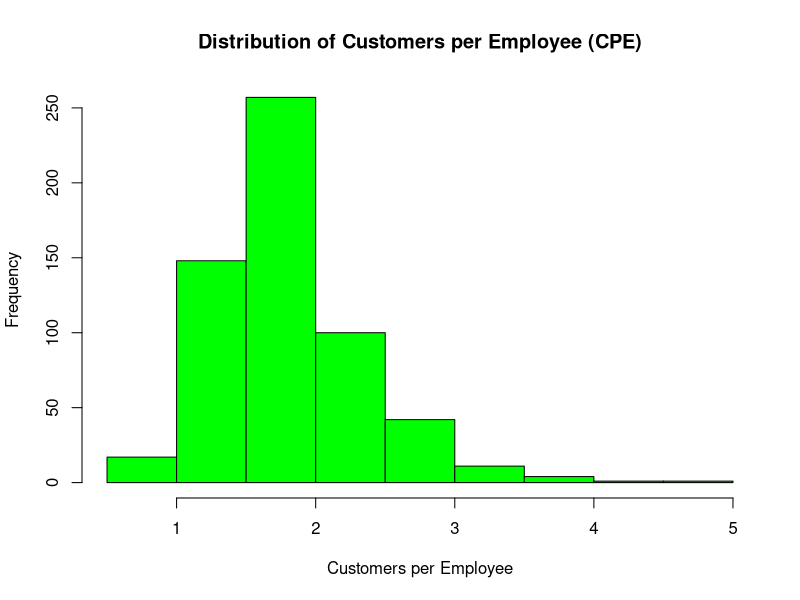
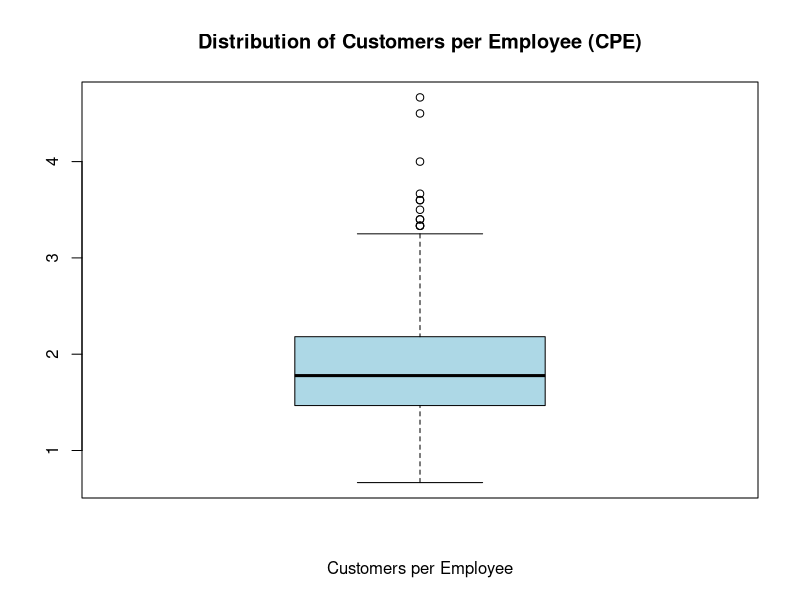
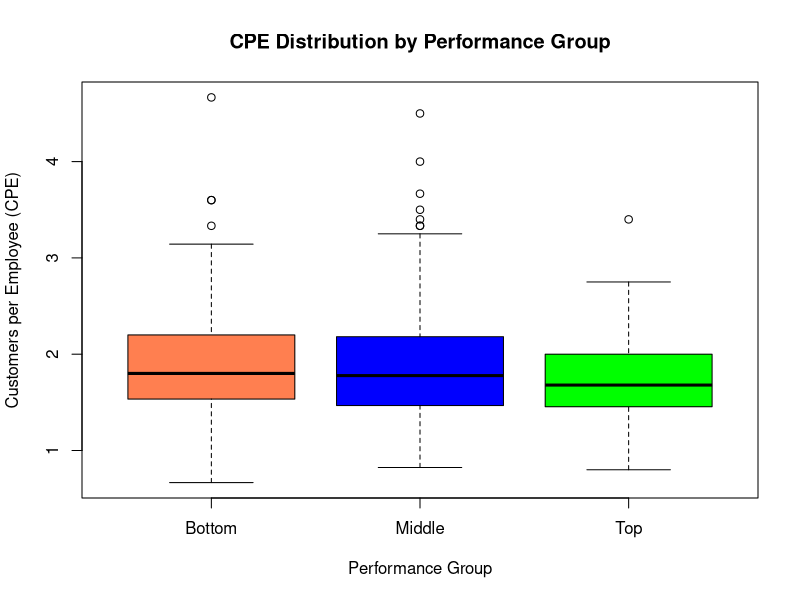
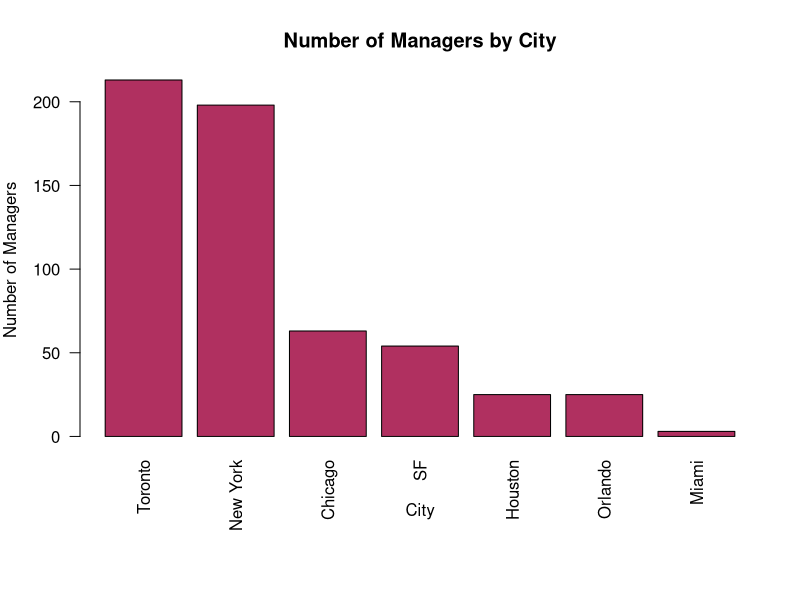
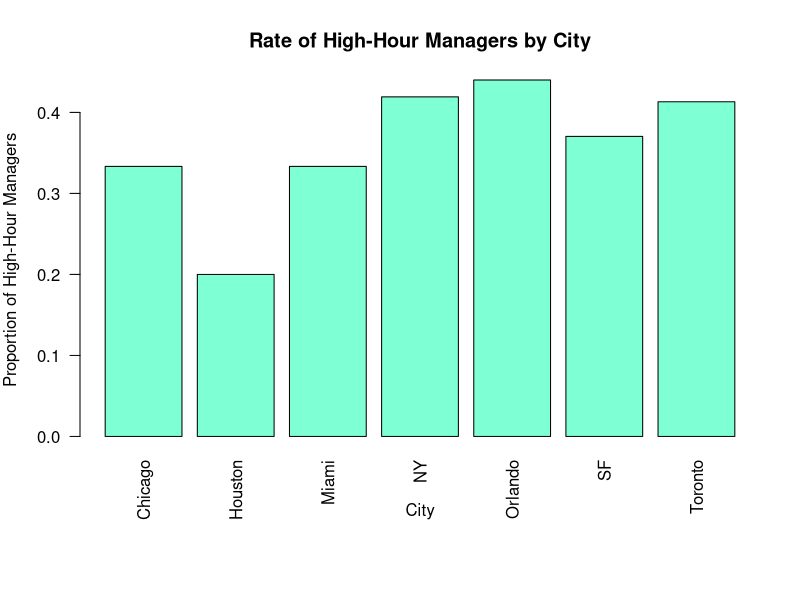
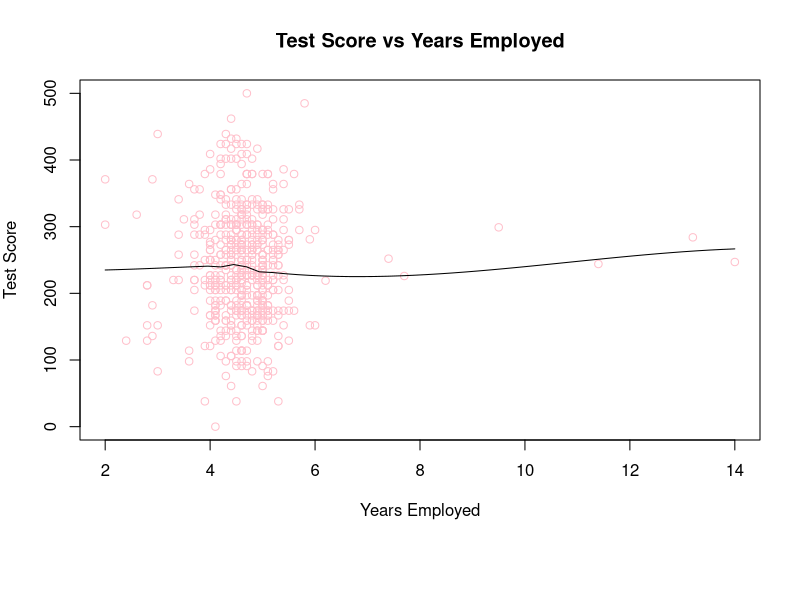
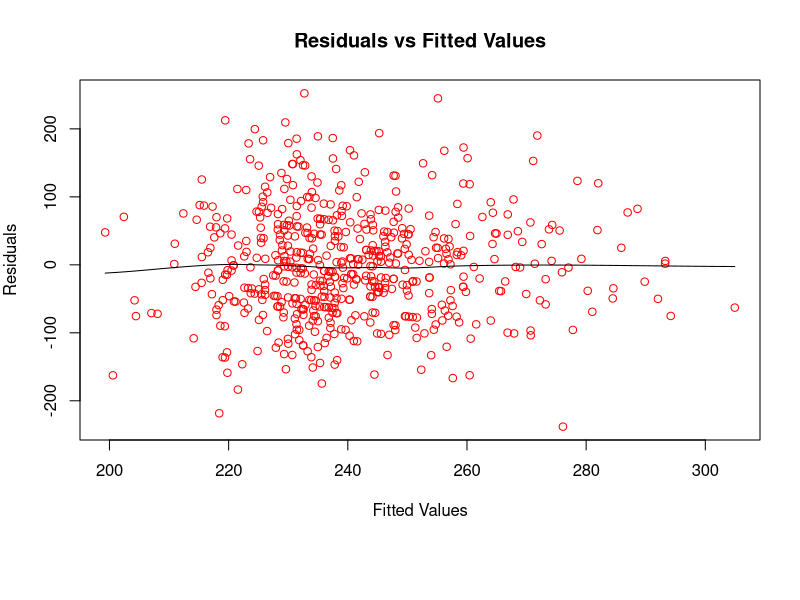
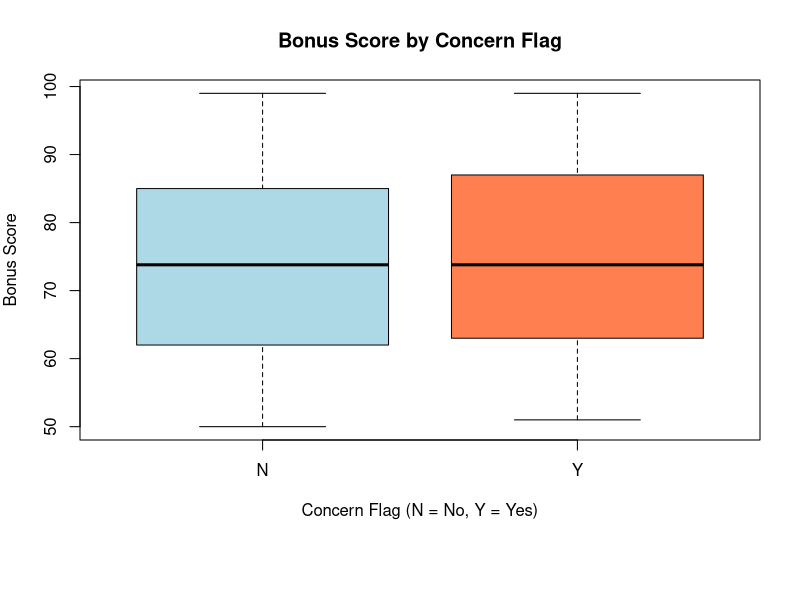

Here is the R script that generated these plots, in order:
#RStudios Script: Yodhvir Hyare, Ritu Sidhu, Sharif Lodin, and Ayush Jain
# Load datasets
managers <- read.csv("managers.csv")
managers_append <- read.csv("managers_append.csv")
manager_bonus_1 <- read.csv("manager_bonus-1.csv")
#1 - Data Preparation

#a. - The dataset is missing information from 10 managers. Append the data in “managers_append.csv” into the main dataset “managers.csv".
managers_new_appended <- rbind(managers,managers_append)
print(managers_new_appended)

#b. - Information about manager bonuses was found for most employees. Merge the file “manager_bonus.csv” into the appended dataset. Keep all the employees from the main dataset.
managers_new_merged <- merge(managers_new_appended,
                             manager_bonus_1,
                             by="employee_id",
                             all.x=TRUE)
print(managers_new_merged)

#2 - Summarize Key Manager Characteristics

#a. - Compute the descriptive statistics of two numerical variables (mean, median, minimum, maximum) and two categorical variables (proportion).

#Numerical Variables (1)
mean(managers_new_merged$yrs_employed)
median(managers_new_merged$yrs_employed)
min(managers_new_merged$yrs_employed)
max(managers_new_merged$yrs_employed)

#Numerical Variables (2)
mean(managers_new_merged$test_score)
median(managers_new_merged$test_score)
min(managers_new_merged$test_score)
max(managers_new_merged$test_score)

#Categorical Variables (Proportion) (1)
proportion_1 <- table(managers_new_merged$performance_group)
prop_1 <- proportion_1/sum(proportion_1)
print(prop_1)

#Categorical Variables (Proportion) (2)
proportion_2 <- table(managers_new_merged$city)
prop_2 <- proportion_2/sum(proportion_2)
print(prop_2)

#b. - What do these summaries suggest about the managers? Interpretation must tie to HR action (hiring, training, staffing).

#Numerical Variables (1) - These summaries suggest that most managers have at least 4 years or more of managing experience (according to the median value).

#Numerical Variables (2) - These summaries suggest that most managers scored an average score of 242 (according to the median value).

#Categorical Variables (Proportion) (1) - These summaries suggest that 23% of the managers were placed at the bottom of the performance group, 64% were placed in the middle, and 13% were placed at the top.

#Categorical Variables (Proportion) (2) - These summaries suggest that 11% of the managers are located in Chicago, 4% are located in Houston, 1% are located in Miami, 34% are located in New York, 5% are located in Orlando, 10% are located in San Francisco, and 35% are located in Toronto.

#3 - High Demand: Create a variable “CPE” (customers per employee) that calculates the number of customers per group size.

CPE <- managers_new_merged$customers/managers_new_merged$group_size
#Add CPE as a column to the dataset
managers_new_merged$CPE <- managers_new_merged$customers / managers_new_merged$group_size
print(CPE)

#a. How is the number of customers by employee distributed? Are there outliers?
summary(CPE)
hist(CPE,
     main = "Distribution of Customers per Employee (CPE)",
     xlab = "Customers per Employee",
     col = "green")
boxplot(CPE,
        main = "Distribution of Customers per Employee (CPE)",
        xlab = "Customers per Employee",
        col = "lightblue")
#Yes, there are outliers.
boxplot.stats(CPE) 
#There are 14 outliers in total.

#b. How many managers have high demand, i.e., more than 3 customers per Employee?
sum(CPE>3)
#19 managers have high demand (more than 3 customers per employee).

#c. Extract a dataset containing the employee id, city, performance group, and CPE for the managers with high demand, ordered by the highest CPE. Save it as csv.

#Extracting the dataset
managers_high_demand <- subset(managers_new_merged, CPE > 3)
print(managers_high_demand)

#Selecting the required columns
high_demand <- managers_high_demand[,c("employee_id","city","performance_group","CPE")]
print(high_demand)

#Ordering the CPE by the highest
high_demand_highest <- high_demand[order(-high_demand$CPE),]
print(high_demand_highest)

#Saving it as a csv
write.csv(high_demand_highest,"high_demand_managers.csv")

#Checking saved csv
getwd()
list.files()

#4 Relationship Examination - Examine the relationship between managers’ performance group and their efficiency, measured as customers per employee.

#a. - Use the appropriate plot to compare the distribution of CPE across performance groups.
boxplot(CPE ~ performance_group, 
        data = managers_new_merged,
        main = "CPE Distribution by Performance Group",
        xlab = "Performance Group",
        ylab = "Customers per Employee (CPE)",
        col = c("coral", "blue", "green"))

#b. - Compute the average CPE for each performance group.
avg_cpe <- aggregate(CPE ~ performance_group, 
                     data = managers_new_merged, 
                     FUN = mean)
print("Average CPE by Performance Group:")
print(avg_cpe)

#c. - Do higher-performing managers tend to serve more customers per employee?
# When it comes to CPE, the higher performance group managers do not serve more, and instead, it is the complete opposite. The bottom group serves the most (1.92 CPE), followed by the middle (1.85 CPE), and finally the top (1.74 CPE).

#5 - Information about manager bonuses was found for most employees, but not all.

#a. - How many employees are missing bonus score information?
missing_bonuses <- sum(is.na(managers_new_merged$bonus_score)) 
print(paste("Number of employees missing bonus score:", missing_bonuses))
# 54 employees are missing their bonuses.

#b. - What is the average bonus score?
avg_bonus <- mean(managers_new_merged$bonus_score, na.rm = TRUE)
print(paste("Average bonus score:",avg_bonus))
# The average bonus score is 73.80

#c. - Replace all missing bonus score values with this average
managers_new_merged$bonus_score[is.na(managers_new_merged$bonus_score)] <- avg_bonus
print(avg_bonus)
# 54 missing values records were replaced with the mean score of 73.80

#6 - Contingency table

#a. - Create a contingency table showing the relationship between performance group and whether the manager worked long hours in the past week.
perform_high_hours <- xtabs(~ performance_group + high_hours_flag,
                            data = managers_new_merged)
print(perform_high_hours)

#b. - Based on this data, do higher-performing managers tend to work longer hours, or is high-hour workload independent of performance? Find if there is a significant association between these two variables.

#Based on this data, 55% of top performers worked long hours last week, 39% of middle performers worked long hours last week, and 30% of bottom performers worked long hours last week. Therefore, based on the data, higher-performing managers do tend to work longer hours.
perform_hours_assoc <- chisq.test(perform_high_hours)
print(perform_hours_assoc)
#Based on this data and test, high-hour workload is not independent of performance. This is because the p-value is 0.0006497. Since the p-value is less than 0.05, we have to reject the null hypothesis: high-hour workload is independent of performance. Thus, indicating that a high-hour workload is not independent of performance. In fact, high-performing managers are actually more likely to work long hours compared to middle and bottom-performing managers.

#7 - Categorical Plots: City

#a. - Create a bar plot showing the frequency of managers by city, ordered in decreasing order.

#Changing San Francisco to SF so the plot is readable.
managers_new_merged$city[managers_new_merged$city == "San Francisco"] <- "SF"
print(managers_new_merged$city)

#Create a frequency table for managers and the city.
manager_city_freq <- table(managers_new_merged$city)
print(manager_city_freq)

#Sort the frequency table in decreasing order.
manager_city_freq <- sort(manager_city_freq, decreasing=TRUE)
print(manager_city_freq)

#Changing parameters:
par(mar = c(8, 4, 4, 2))

#Create bar plot:
barplot(manager_city_freq,
        main = "Number of Managers by City",
        xlab = "City",
        ylab = "Number of Managers",
        col = "maroon",
        las = 2,)


#b. - Create a second bar plot showing the rate of high-hours managers by city, ordered in decreasing order.

#Changing New York to NY so the plot is readable.
managers_new_merged$city[managers_new_merged$city == "New York"] <- "NY"
print(managers_new_merged$city)

#Creating frequency table for high-hours and city:
manager_city_hours_rates <- tapply(managers_new_merged$high_hours_flag=="Y", 
                                   managers_new_merged$city, 
                                   mean)
print(manager_city_hours_rates)                                    

#Changing parameters/margins:
par(mar=c(8,4,4,2))

#Create bar plot:
barplot(manager_city_hours_rates,
        main = "Rate of High-Hour Managers by City",
        xlab = "City",
        ylab = "Proportion of High-Hour Managers",
        col = "aquamarine",
        las = 2)


#c. - Which city has the most managers? Which city has the highest share of high-hours managers? Do the two rankings align?

manager_most_city <- table(managers_new_merged$city)
manager_most_city <- sort(manager_city_freq, decreasing = TRUE)
print(manager_most_city)
#The city with the most managers is Toronto.

#8 - Scatter Plot & Correlation

#a. Create a scatter plot between the test score and the number of years employed.

scatter.smooth(managers_new_merged$yrs_employed,
               managers_new_merged$test_score,
               main= "Test Score vs Years Employed",
               xlab= "Years Employed",
               ylab= "Test Score",
               col= "pink"
)


#b. Calculate and interpret the correlation coefficient of this association. Do managers with more years of experience tend to have higher test scores?

#Calculating the correlation coefficient of the association.
cor_coe_yrs_test <- cor(managers_new_merged$yrs_employed,
                        managers_new_merged$test_score)
print(cor_coe_yrs_test)

#Interpretation: The r value is 0.0098 which is very close to 0. Showing no linear relationship between years employed and test scores. Years of experience and test scores are not correlated.

#Experience = Test Score: Based on the data we can see that just because a manager has more years of experience does not mean that they will have a higher test score. 

#9 - Linear Regression: Predicting Test Score

#a. - Perform a linear regression to predict the test score based on the number of years employed, number of customers, and group size.

#Perform Linear Regression

model <- lm(test_score ~ yrs_employed + customers + group_size,data = managers_new_merged)
summary(model)

#b. - Interpret the regression coefficients: how does each predictor affect test scores?

# The intercept (201.27) shows the predicted test score when yrs_employed, customers, and group_size are all equal to zero. It is the general baseline for the regression model. 

# The coefficient for yrs_employed is -3.664, which shows that there is a 3.66 point decrease in the predicted test score for every year of employment. This is not significant because the P value is (P = 0.352),  which is higher than 0.05 for us to consider it statistically significant.

# The coefficient for customers is -0.532, which shows there is a 0.53 point decrease in predicted test score for each additional customer added to an employee. This is not significant because the P value is (P = 0.436),  which is higher than 0.05 for us to consider it statistically significant.

# The coefficient for group size is 5.661, which shows that each additional person in a group is associated with a 5.66 point increase in the predicted test score. This is significant because the P value is (P < 0.001),  which is lower than 0.05, which makes it statistically significant.

#c. - Predict the expected test score for a manager with 10 years of employment, 20 group size, and 25 customers.

predict(model, newdata = data.frame(yrs_employed = 10, customers = 25, group_size = 20))

#Expected test score for a manager with 10 years of employment, 20 group size, and 25 customers is 264.5452 




#d. - Create a residuals plot. Does it show an absence of pattern?

scatter.smooth(model$fitted.values, model$residuals,
               xlab = "Fitted Values",
               ylab = "Residuals",
               main = "Residuals vs Fitted Values",
               col = "red")


#There is a general absence of pattern and no apparent curvature.

#10 - You have been guided through specific tasks. Now it is your turn to be creative:

#a. - Choose and state a question of interest related to the manager dataset and decide on an appropriate method of analysis (e.g., summary statistics, visualization, correlation, regression, or a combination).

#Does a manager's concern flag status relate to their bonus score and years employed?

#In other words, do managers who have been flagged for concern tend to have lower bonus scores and fewer years of experience compared to non-flagged managers?

#Method: Summary statistics (mean comparison) + side-by-side boxplots + bar plot.

#b. - Perform the analysis and present your results (include plots or tables as appropriate).

# PART 1: Average Bonus Score by Concern Flag

#Compute average bonus score for flagged vs. non-flagged managers
avg_bonus_concern <- aggregate(bonus_score ~ concern_flag,
                               data = managers_new_merged,
                               FUN = mean)
print("Average Bonus Score by Concern Flag:")
print(avg_bonus_concern)

#Compute average years employed for flagged vs. non-flagged managers
avg_yrs_concern <- aggregate(yrs_employed ~ concern_flag,
                             data = managers_new_merged,
                             FUN = mean)
print("Average Years Employed by Concern Flag:")
print(avg_yrs_concern)

#Count of flagged vs. non-flagged managers
concern_counts <- table(managers_new_merged$concern_flag)
print("Count of Managers by Concern Flag:")
print(concern_counts)

#PART 2: Boxplot - Bonus Score by Concern Flag

boxplot(bonus_score ~ concern_flag,
        data = managers_new_merged,
        main = "Bonus Score by Concern Flag",
        xlab = "Concern Flag (N = No, Y = Yes)",
        ylab = "Bonus Score",
        col = c("lightblue", "coral"))


#PART 3: Boxplot - Years Employed by Concern Flag

boxplot(yrs_employed ~ concern_flag,
        data = managers_new_merged,
        main = "Years Employed by Concern Flag",
        xlab = "Concern Flag (N = No, Y = Yes)",
        ylab = "Years Employed",
        col = c("lightgreen", "orange"))


#PART 4: Bar Plot - Concern Flag Rate by Performance Group

#Calculate the proportion of concern-flagged managers per performance group
concern_rate <- tapply(managers_new_merged$concern_flag == "Y",
                       managers_new_merged$performance_group,
                       mean)
print("Concern Flag Rate by Performance Group:")
print(concern_rate)

#Sort in decreasing order
concern_rate_sorted <- sort(concern_rate, decreasing = TRUE)

#Adjust margins so labels fit
par(mar = c(8, 4, 4, 2))

barplot(concern_rate_sorted,
        main = "Rate of Concern-Flagged Managers by Performance Group",
        xlab = "Performance Group",
        ylab = "Proportion Flagged",
        col = "tomato",
        las = 2)


#c. - Interpret your results: What did you learn from this analysis that could be useful for HR decision-making?

#The analysis shows that concern-flagged managers (Y) tend to have slightly lower average bonus scores compared to non-flagged managers (N). The boxplots confirm this gap, with flagged managers showing a tighter, lower distribution of bonus scores.

#Regarding years employed, concern-flagged managers actually tend to have fewer years of experience on average, suggesting that newer managers may be more prone to being flagged for concerns — possibly due to less familiarity with company expectations or processes.

#The bar plot reveals that the Bottom performance group has the highest concern flag rate, which is expected, while the Top group has the lowest rate.

#HR Action: These findings suggest that HR should prioritize early support and mentorship programs for newer managers (lower yrs_employed), as they are more likely to be flagged. Additionally, since flagged managers also tend to score lower on bonuses, targeted training and performance coaching for concern-flagged individuals could help improve both their standing and their reward outcomes.
